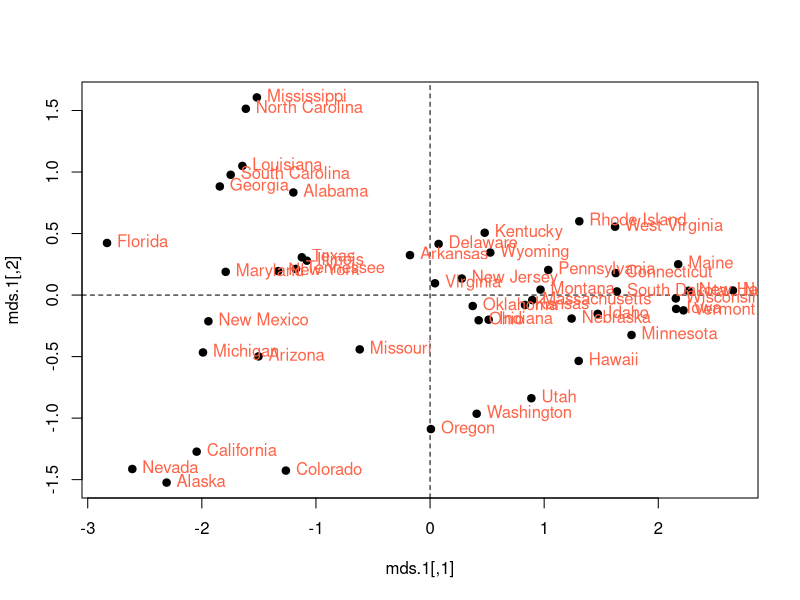

This figure's R source:
## ---- chunk 1
knitr::opts_chunk$set(echo = TRUE)
## ---- chunk 2
head(USArrests)
## ---- chunk 3
library(dplyr)
## ---- chunk 4
USArrests.1<-USArrests[,-3]%>%scale
## ---- chunk 5
pca.1<-prcomp(USArrests.1)
## ---- chunk 6
summary(pca.1)
## ---- chunk 7
library(psych)
## ---- chunk 8
state.disimilarity<-dist(USArrests.1)
## ---- chunk 9
dim(state.disimilarity)
## ---- chunk 10
mds.1<-cmdscale(state.disimilarity)
## ---- chunk 11
summary(mds.1)
## ---- chunk 12
mds.1
## ---- chunk 13
plot(mds.1,pch=19)
abline(h=0,v=0,lty=2)
USArrests.1<-USArrests[,1:2]%>%scale
text(mds.1,pos = 4,labels = rownames(USArrests.1),col = "tomato")
